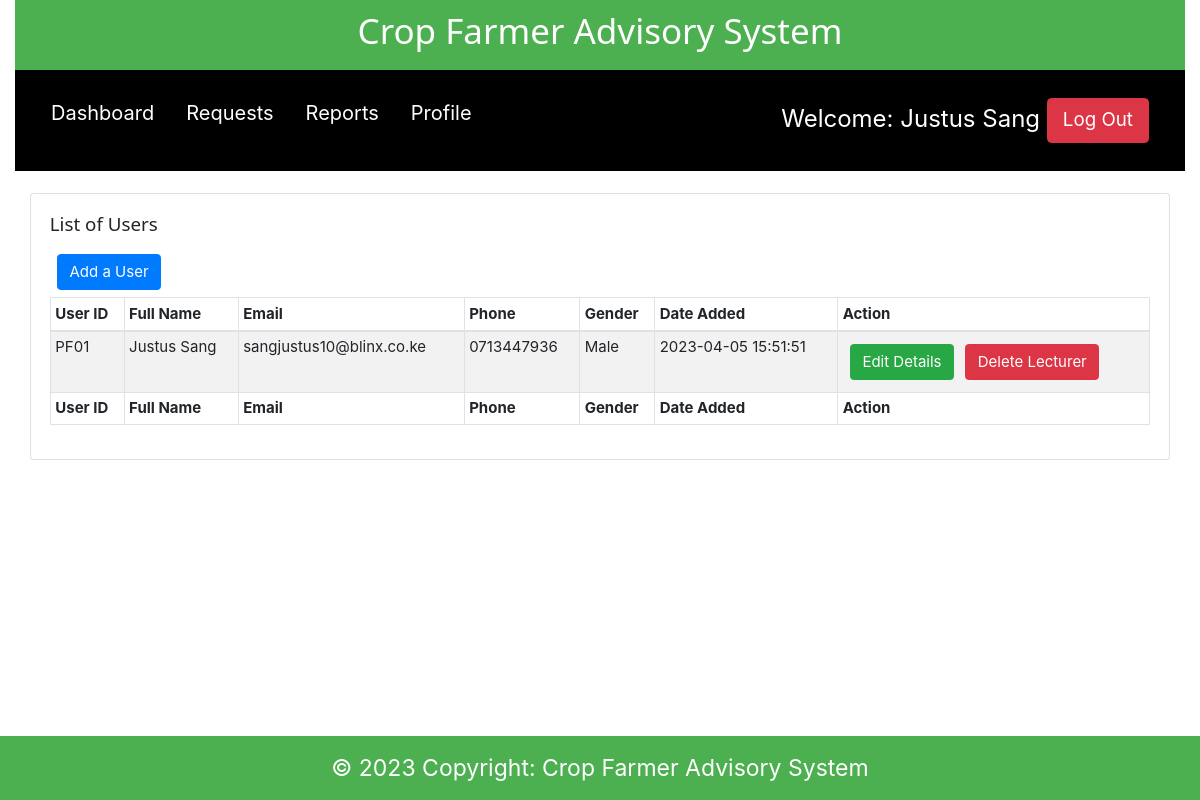
The page /admin/users.php (signed in) on the database its author committed.
### tables this page shows
CREATE TABLE `extension_officer` (
  `id` int(11) NOT NULL,
  `officer_id` varchar(100) NOT NULL,
  `first_name` varchar(100) NOT NULL,
  `last_name` varchar(100) NOT NULL,
  `officer_email` varchar(50) NOT NULL,
  `officer_phone` varchar(50) NOT NULL,
  `Gender` varchar(50) NOT NULL,
  `officer_password` varchar(255) NOT NULL,
  `date_created` datetime NOT NULL DEFAULT current_timestamp()
);

### admin/users.php (the view, shortened to what this page needs)
<?php
include 'connection.php';
$officer_id = $_SESSION['officerId'];
?>
<!DOCTYPE html>
<html>
<head>
    <?php
  include './components/header.php';
  ?>
</head>
<body>
    <div class="container-fluid">
        <?php
include './components/navbar.php';
?>
        <div class="page-wrapper">
            <div class="container-fluid">
                <div class="row">
                    <div class="col-12">
                        <div class="card">
                            <div class="card-body">
                                <h5 class="card-title">List of Users</h5>
                                <input type='button' value='Add a User' name='open-user-btn'
                                    class='btn btn-primary float-end open-user-modal-btn m-2' />
                                <div class="table-responsive">
                                    <table id="dtBasicExample" class="table table-striped table-bordered table-sm"
                                        cellspacing="0" width="100%">
                                        <thead>
                                            <tr>
                                                <th>User ID</th>
                                                <th>Full Name</th>
                                                <th>Email</th>
                                                <th>Phone</th>
                                                <th>Gender</th>
                                                <th>Date Added</th>
                                                <th>Action</th>
                                            </tr>
                                        </thead>
                                        <?php
   if($officer_id ){
      $data_fetch_query = "SELECT * FROM `extension_officer` ";
      $data_result = mysqli_query($db, $data_fetch_query);
      if ($data_result->num_rows > 0){
          while($row = $data_result->fetch_assoc()) {
              $user_id = $row['officer_id'];
              $fname = $row['first_name'];
              $lname = $row['last_name'];
              $email = $row['officer_email'];
              $phone = $row['officer_phone'];
              $gender = $row['Gender'];
              $date_created = $row['date_created'];
      echo "<tr> <td>" .$user_id.  "</td>";
      echo "<td>" .$fname." ".$lname."</td>";
      echo "<td>" .$email."</td>";
      echo "<td>" .$phone."</td>";
      echo "<td>" .$gender."</td>";
      echo "<td>" .$date_created."</td>";
      echo "<td>
      <form method ='POST' action=''>
      <input  type='text' hidden name='lecturer_id' value='$user_id'>
      <input type='submit' data-id='$user_id' data-fname='$fname' data-lname='$lname' data-mail='$email' data-phone='$phone'  value='Edit Details' name='edit-lecturer-btn' class='btn btn-success edit-lecturer-modal-btn m-2'>
      <input type='submit' data-id= '$user_id' value='Delete Lecturer'  class='btn btn-danger deleteLecturerBtn'>
      </form>
      </td> </tr>";
      }
      }else{
      echo "<td>"."No Requests Found"."</td>";
      }
      } else{
          echo "<td>"."No Data Found"."</td>";
      }
      ?>
                                        <tfoot>
                                            <tr>
                                                <th>User ID</th>
                                                <th>Full Name</th>
                                                <th>Email</th>
                                                <th>Phone</th>
                                                <th>Gender</th>
                                                <th>Date Added</th>
                                                <th>Action</th>
                                            </tr>
                                        </tfoot>
                                    </table>
                                </div>
                            </div>
                        </div>
                    </div>
                </div>
            </div>
        </div>
    </div>
    <?php
include './components/footer.php';
  ?>
</body>
</html>

### admin/css/w3css.css (style rules this page uses)
html { box-sizing:border-box }
*,*:before,*:after { box-sizing:inherit }
html { -ms-text-size-adjust:100%;-webkit-text-size-adjust:100% }
body { margin:0 }
button,input,select,textarea { font:inherit;margin:0 }
button,input { overflow:visible }
button,html [type=button],[type=reset],[type=submit] { -webkit-appearance:button }
html,body { font-family:Verdana,sans-serif;font-size:15px;line-height:1.5 }
html { overflow-x:hidden }
h1,h2,h3,h4,h5,h6,.w3-slim,.w3-wide { font-family:"Segoe UI",Arial,sans-serif }
h5 { font-size:18px }
h1,h2,h3,h4,h5,h6 { font-weight:400;margin:10px 0 }

### admin/css/style.css (style rules this page uses)
html { padding: 0; margin: 0; }

### rows shown on the page
extension_officer: officer_id "PF01", first_name "Justus", last_name "Sang", officer_email "sangjustus10@blinx.co.ke", officer_phone "0713447936", Gender "Male", date_created "2023-04-05 15:51:51"

### other values the page prints
$name "Justus Sang"
